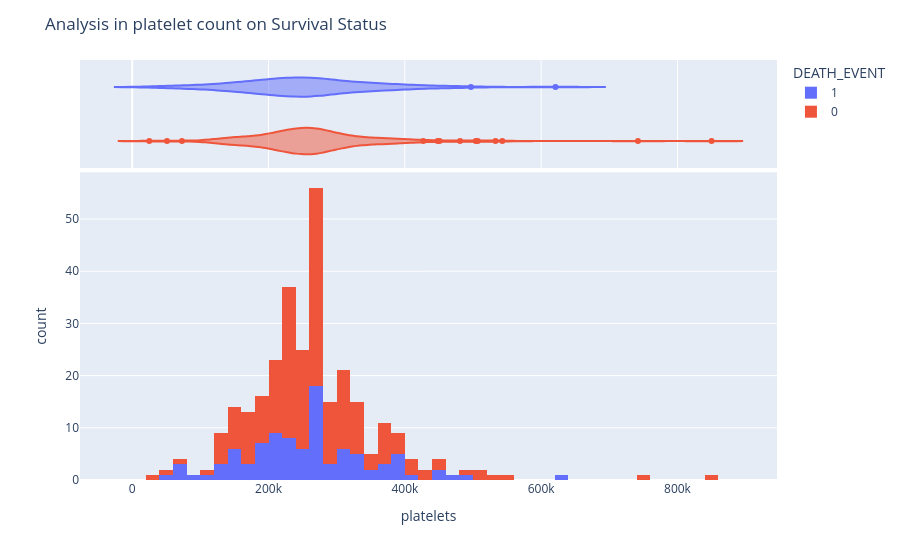

The notebook cell saved with this chart:
### Code cell
fig = px.histogram(df, "platelets", color="DEATH_EVENT", marginal="violin",hover_data=df.columns)
fig.update_layout(title_text="Analysis in platelet count on Survival Status")
fig.show()

### Figure 1 — Plotly figure (JSON) as saved in the notebook; plotly's stock layout.template omitted (floating-point values rounded to 4 significant figures; data arrays with more than 128 entries replaced by an {"elided": "..."} marker saying what was removed)
{"data": [{"alignmentgroup": "True", "bingroup": "x", "hovertemplate": "DEATH_EVENT=1<br>platelets=%{x}<br>count=%{y}<extra></extra>", "legendgroup": "1", "marker": {"color": "#636efa"}, "name": "1", "offsetgroup": "1", "orientation": "v", "showlegend": true, "type": "histogram", "x": [265000, 263400.0, 162000, 210000, 327000, 204000, 127000, 454000, 263400.0, 388000, 368000, 253000, 136000, 276000, 47000, 262000, 166000, 237000, 87000, 297000, 289000, 263400.0, 149000, 196000, 284000, 153000, 200000, 263400.0, 360000, 319000, 188000, 228000, 226000, 321000, 329000, 263400.0, 153000, 185000, 194000, 310000, 271000, 451000, 140000, 395000, 166000, 418000, 263400.0, 351000, 255000, 461000, 319000, 254000, 390000, 216000, 385000, 119000, 213000, 274000, 244000, 497000, 243000, 266000, 204000, 196000, 302000, 210000, 621000, 306000, 351000, 263400.0, 217000, 271000, 263400.0, 338000, 225000, 235000, 75000, 334000, 192000, 70000, 221000, 265000, 224000, 219000, 389000, 153000, 365000, 126000, 223000, 244000, 151000, 263400.0, 62000, 314000, 198000, 263400.0], "xaxis": "x", "yaxis": "y"}, {"alignmentgroup": "True", "customdata": {"elided": "96x13 float values"}, "hovertemplate": "DEATH_EVENT=%{customdata[12]}<br>platelets=%{customdata[6]}<br>age=%{customdata[0]}<br>anaemia=%{customdata[1]}<br>creatinine_phosphokinase=%{customdata[2]}<br>diabetes=%{customdata[3]}<br>ejection_fraction=%{customdata[4]}<br>high_blood_pressure=%{customdata[5]}<br>serum_creatinine=%{customdata[7]}<br>serum_sodium=%{customdata[8]}<br>sex=%{customdata[9]}<br>smoking=%{customdata[10]}<br>time=%{customdata[11]}<extra></extra>", "legendgroup": "1", "marker": {"color": "#636efa"}, "name": "1", "offsetgroup": "1", "scalegroup": "x", "showlegend": false, "type": "violin", "x": [265000, 263400.0, 162000, 210000, 327000, 204000, 127000, 454000, 263400.0, 388000, 368000, 253000, 136000, 276000, 47000, 262000, 166000, 237000, 87000, 297000, 289000, 263400.0, 149000, 196000, 284000, 153000, 200000, 263400.0, 360000, 319000, 188000, 228000, 226000, 321000, 329000, 263400.0, 153000, 185000, 194000, 310000, 271000, 451000, 140000, 395000, 166000, 418000, 263400.0, 351000, 255000, 461000, 319000, 254000, 390000, 216000, 385000, 119000, 213000, 274000, 244000, 497000, 243000, 266000, 204000, 196000, 302000, 210000, 621000, 306000, 351000, 263400.0, 217000, 271000, 263400.0, 338000, 225000, 235000, 75000, 334000, 192000, 70000, 221000, 265000, 224000, 219000, 389000, 153000, 365000, 126000, 223000, 244000, 151000, 263400.0, 62000, 314000, 198000, 263400.0], "xaxis": "x2", "yaxis": "y2"}, {"alignmentgroup": "True", "bingroup": "x", "hovertemplate": "DEATH_EVENT=0<br>platelets=%{x}<br>count=%{y}<extra></extra>", "legendgroup": "0", "marker": {"color": "#EF553B"}, "name": "0", "offsetgroup": "0", "orientation": "v", "showlegend": true, "type": "histogram", "x": {"elided": "203 float values"}, "xaxis": "x", "yaxis": "y"}, {"alignmentgroup": "True", "customdata": {"elided": "203x13 float values"}, "hovertemplate": "DEATH_EVENT=%{customdata[12]}<br>platelets=%{customdata[6]}<br>age=%{customdata[0]}<br>anaemia=%{customdata[1]}<br>creatinine_phosphokinase=%{customdata[2]}<br>diabetes=%{customdata[3]}<br>ejection_fraction=%{customdata[4]}<br>high_blood_pressure=%{customdata[5]}<br>serum_creatinine=%{customdata[7]}<br>serum_sodium=%{customdata[8]}<br>sex=%{customdata[9]}<br>smoking=%{customdata[10]}<br>time=%{customdata[11]}<extra></extra>", "legendgroup": "0", "marker": {"color": "#EF553B"}, "name": "0", "offsetgroup": "0", "scalegroup": "x", "showlegend": false, "type": "violin", "x": {"elided": "203 float values"}, "xaxis": "x2", "yaxis": "y2"}], "layout": {"barmode": "relative", "legend": {"title": {"text": "DEATH_EVENT"}, "tracegroupgap": 0}, "margin": {"t": 60}, "title": {"text": "Analysis in platelet count on Survival Status"}, "xaxis": {"anchor": "y", "domain": [0, 1], "title": {"text": "platelets"}}, "xaxis2": {"anchor": "y2", "domain": [0, 1], "matches": "x", "showgrid": true, "showticklabels": false}, "yaxis": {"anchor": "x", "domain": [0, 0.7326], "title": {"text": "count"}}, "yaxis2": {"anchor": "x2", "domain": [0.7426, 1], "matches": "y2", "showgrid": false, "showline": false, "showticklabels": false, "ticks": ""}}}
